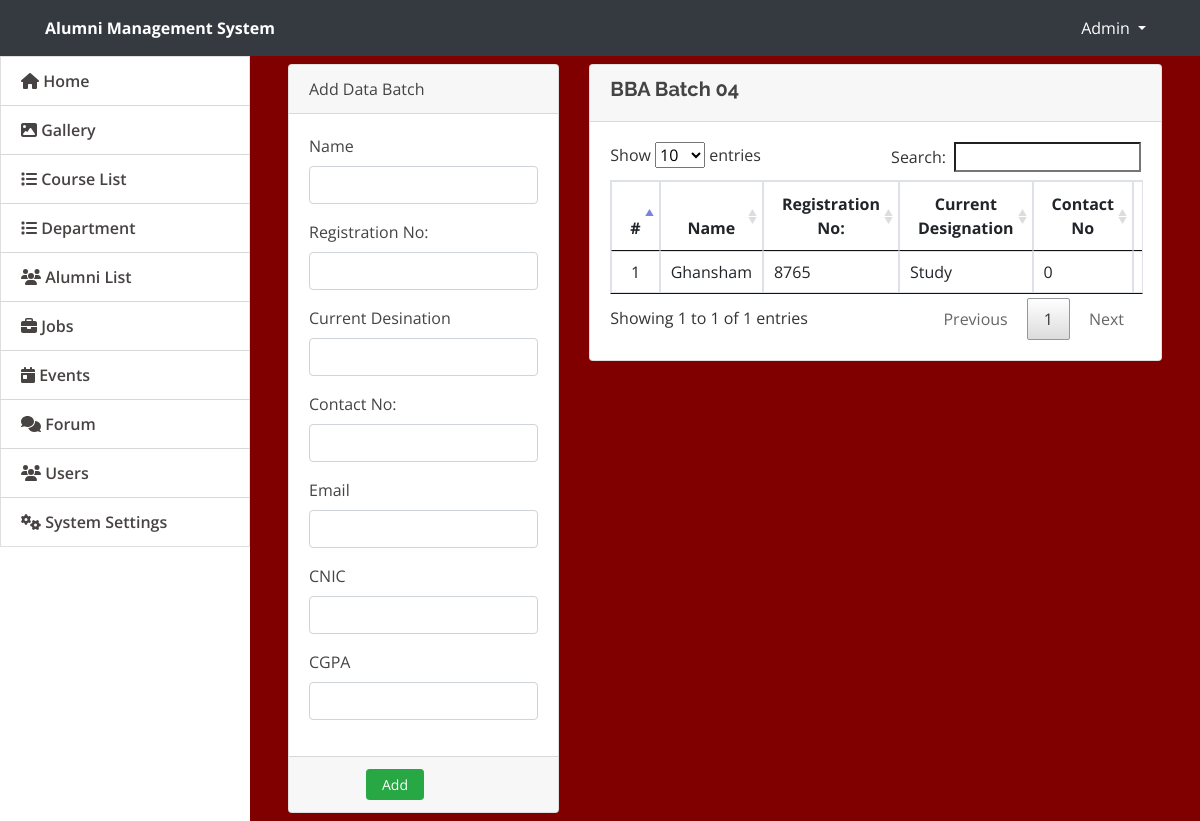
The app's page /admin/bba_batch4.php with its own data.
### tables this page shows
CREATE TABLE `bba_batch4` (
  `bba_batch4_id` int(11) NOT NULL,
  `bba_batch4_name` varchar(255) NOT NULL,
  `bba_batch4_reg` varchar(255) NOT NULL,
  `bba_batch4_desgination` varchar(255) NOT NULL,
  `bba_batch4_contact_no` int(11) NOT NULL,
  `bba_batch4_email` varchar(255) NOT NULL,
  `bba_batch4_cnic` int(13) NOT NULL,
  `bba_batch4_cgpa` varchar(255) NOT NULL
);

### admin/bba_batch4.php (the view, shortened to what this page needs)
<!DOCTYPE html>
<html lang="en">
<head>
  <link rel="stylesheet" href="assets/font-awesome/css/all.min.css">
  <link href="assets/vendor/bootstrap/css/bootstrap.min.css" rel="stylesheet">
  <link href="assets/vendor/icofont/icofont.min.css" rel="stylesheet">
  <link href="assets/vendor/boxicons/css/boxicons.min.css" rel="stylesheet">
  <link href="assets/vendor/venobox/venobox.css" rel="stylesheet">
  <link href="assets/vendor/animate.css/animate.min.css" rel="stylesheet">
  <link href="assets/vendor/remixicon/remixicon.css" rel="stylesheet">
  <link href="assets/vendor/owl.carousel/assets/owl.carousel.min.css" rel="stylesheet">
  <link href="assets/vendor/bootstrap-datepicker/css/bootstrap-datepicker.min.css" rel="stylesheet">
  <link href="assets/DataTables/datatables.min.css" rel="stylesheet">
  <link href="assets/css/jquery.datetimepicker.min.css" rel="stylesheet">
  <link href="assets/css/select2.min.css" rel="stylesheet">
  <link href="assets/css/style.css" rel="stylesheet">
  <link type="text/css" rel="stylesheet" href="assets/css/jquery-te-1.4.0.css">
</head>
<body>
  <nav class="navbar navbar-light fixed-top bg-dark" style="padding:0;min-height: 3.5rem">
    <div class="container-fluid mt-2 mb-2">
      <div class="col-lg-12">
        <div class="col-md-4 float-left text-white">
          <large><b>Alumni Management System</b></large>
        </div>
        <div class="float-right">
          <div class=" dropdown mr-4">
            <a href="#" class="text-white dropdown-toggle" id="account_settings" data-toggle="dropdown" aria-haspopup="true" aria-expanded="false">Admin </a>
          </div>
        </div>
      </div>
  </nav>
  <nav id="sidebar" class='mx-lt-5 bg-white'>
    <div class="sidebar-list">
      <a href="index.php?page=home" class="nav-item nav-home"><span class='icon-field'><i class="fa fa-home"></i></span> Home</a>
      <a href="index.php?page=gallery" class="nav-item nav-gallery"><span class='icon-field'><i class="fa fa-image"></i></span> Gallery </a>
      <a href="index.php?page=courses" class="nav-item nav-courses"><span class='icon-field'><i class="fa fa-list"></i></span> Course List</a>
      <a href="index.php?page=department" class="nav-item nav-department"><span class='icon-field'><i class="fa fa-list"></i></span> Department</a>
      <a href="index.php?page=alumni" class="nav-item nav-alumni"><span class='icon-field'><i class="fa fa-users"></i></span> Alumni List</a>
      <a href="index.php?page=jobs" class="nav-item nav-jobs"><span class='icon-field'><i class="fa fa-briefcase"></i></span> Jobs</a>
      <a href="index.php?page=events" class="nav-item nav-events"><span class='icon-field'><i class="fa fa-calendar-day"></i></span> Events</a>
      <a href="index.php?page=forums" class="nav-item nav-forums"><span class='icon-field'><i class="fa fa-comments"></i></span> Forum</a>
      <a href="index.php?page=users" class="nav-item nav-users"><span class='icon-field'><i class="fa fa-users"></i></span> Users</a>
      <a href="index.php?page=site_settings" class="nav-item nav-site_settings"><span class='icon-field'><i class="fa fa-cogs"></i></span> System Settings</a>
    </div>
  </nav>
  <main id="view-panel">
    <div class="container-fluid">
      <div class="col-lg-12">
        <div class="row">
          <div class="col-md-4">
            <form action="" id="manage-course" method="post">
              <div class="card">
                <div class="card-header">
                  Add Data Batch
                </div>
                <div class="card-body">
                  <div class="form-group">
                    <label class="control-label">Name</label>
                    <input type="text" name="bba_batch4_name" class="form-control" required>
                  </div>
                  <div class="form-group">
                    <label class="control-label">Registration No:</label>
                    <input type="text" name="bba_batch4_reg" class="form-control" required>
                  </div>
                  <div class="form-group">
                    <label class="control-label">Current Desination</label>
                    <input type="text" name="bba_batch4_desgination" class="form-control" required>
                  </div>
                  <div class="form-group">
                    <label class="control-label">Contact No:</label>
                    <input type="number" name="bba_batch4_contact_no" class="form-control" maxlength="11" oninput="javascript: if (this.value.length > this.maxLength) this.value = this.value.slice(0, this.maxLength);" required>
                  </div>
                  <div class="form-group">
                    <label class="control-label">Email</label>
                    <input type="email" name="bba_batch4_email" class="form-control" required>
                  </div>
                  <div class="form-group">
                    <label class="control-label">CNIC</label>
                    <input type="text" name="bba_batch4_cnic" class="form-control"  maxlength="13" oninput="javascript: if (this.value.length > this.maxLength) this.value = this.value.slice(0, this.maxLength);" required>
                  </div>
                  <div class="form-group">
                    <label class="control-label">CGPA</label>
                    <input type="text" name="bba_batch4_cgpa" class="form-control" required>
                  </div>
                </div>
                <div class="card-footer">
                  <div class="row">
                    <div class="col-md-12">
                      <button class="btn btn-sm btn-success col-sm-3 offset-md-3" name="add"> Add</button>
                    </div>
                  </div>
                </div>
              </div>
            </form>
          </div>
          <div class="col-md-8">
            <div class="card">
              <div class="card-header">
                <h5><b> BBA Batch 04</b></h5>
              </div>
              <div class="card-body">
                <table class="table table-bordered table-hover table-responsive">
                  <thead>
                    <tr>
                      <th class="text-center">#</th>
                      <th class="text-center">Name</th>
                      <th class="text-center">Registration No:</th>
                      <th class="text-center">Current Designation</th>
                      <th class="text-center">Contact No</th>
                      <th class="text-center">Email</th>
                    </tr>
                  </thead>
                  <tbody>
                    <?php
                    $connection = mysqli_connect("localhost", "root", "");
                    $query = "select * from bba_batch4 ";
                    $query_run = mysqli_query($connection, $query);
                    while ($row = mysqli_fetch_assoc($query_run)) {
                      extract($row);
                    ?>
                      <tr>
                        <td class="text-center">
                          <?php echo $bba_batch4_id ?>
                        </td>
                        <td class="">
                          <?php echo $bba_batch4_name ?>
                        </td>
                        <td class="">
                          <?php echo $bba_batch4_reg ?>
                        </td>
                        <td class="">
                          <?php echo $bba_batch4_desgination ?>
                        </td>
                        <td class="">
                          <?php echo $bba_batch4_contact_no ?>
                        </td>
                        <td class="">
                        </td>
                      </tr>
                    <?php
                    }
                    ?>
                  </tbody>
                </table>
              </div>
            </div>
          </div>
        </div>
      </div>
    </div>
  </main>
</body>

### admin/assets/css/style.css (style rules this page uses)
body { font-family: "Open Sans", sans-serif; color: #444444; width: 100%; height: calc(100%); }
a { color: #1977cc; }
h1, h2, h3, h4, h5, h6 { font-family: "Raleway", sans-serif; }
nav#sidebar { height: calc(100%); position: fixed; z-index: 99; left: 0; width: 250px; background-repeat: no-repeat; background-size: cover; }
a.nav-item { position: relative; display: block; padding: .75rem 1.25rem; margin-bottom: -1px; border: 1px solid rgba(0,0,0,.125); background-color: #ffffffc4; color: #484343; font-weight: 600; }
main#view-panel { margin-left: 250px; width:calc(100% - 250px); margin-top: 3.5rem; padding: .5em }

### admin/bba_batch4.php (style rules this page uses)
body { background: maroon; }

### records on screen
bba_batch4: bba_batch4_id "1", bba_batch4_name "Ghansham", bba_batch4_reg "8765", bba_batch4_desgination "Study", bba_batch4_contact_no "0"
